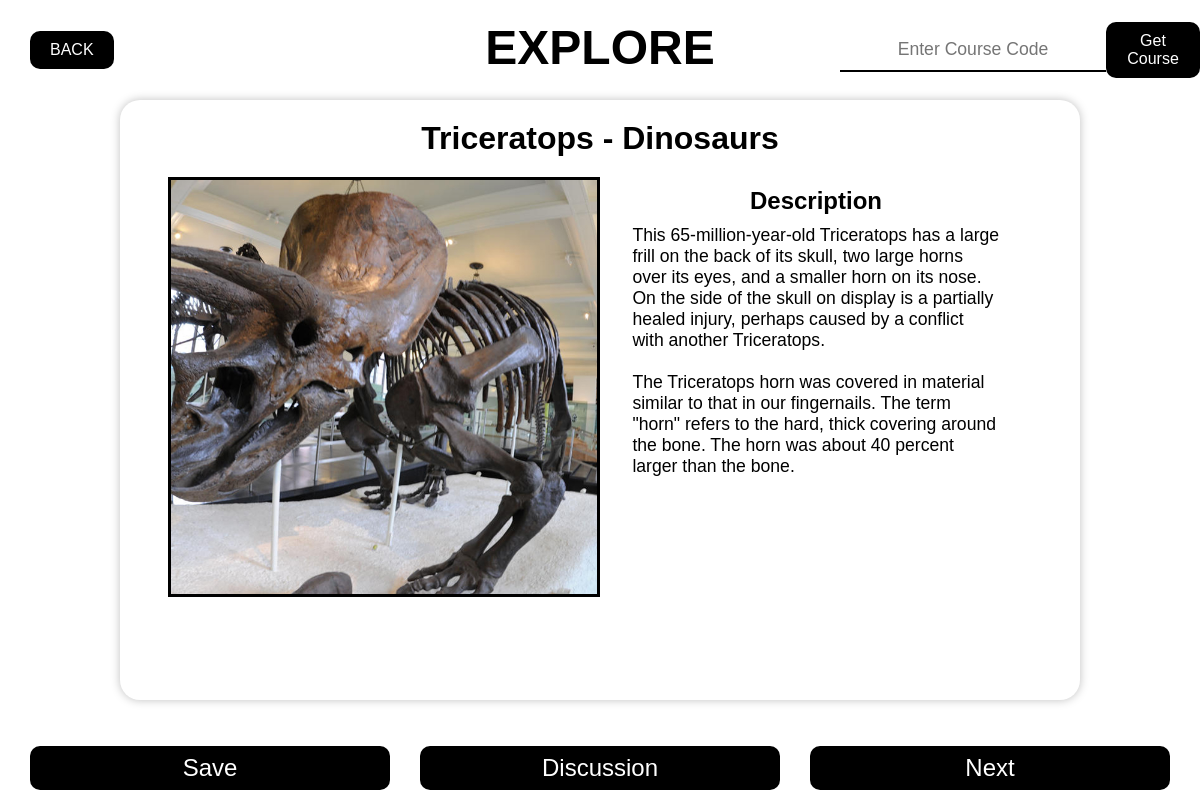
/explore, run on the app's committed database.
### backend/models.py (models this page shows)
class Item(models.Model):
    name = models.CharField(max_length=200)
    category = models.CharField(max_length=200, default="Dinosaurs")
    description = models.CharField(max_length=5000)
    description = models.TextField()
    img_url = models.URLField(null=True, blank=True)
    img = models.ImageField(null=True, upload_to='images/')
    def __str__(self):
        return f'id: {self.id}, name: {self.name}, category: {self.category}'

### backend/views.py (the view)
# urls.py: path('explore', views.explore, name="explore"),
def explore(request):
    if request.method == 'GET':
        random_id = random.randint(2, Item.objects.count())
        item = Item.objects.get(id=random_id)
        print(item)
        return render(request, "explore.html", {
            "item":item
        })
    elif request.method == 'POST':
        return HttpResponseRedirect(reverse('course', args=[request.POST["code"]]))

### backend/templates/explore.html (shortened to what this page needs)
<!DOCTYPE html>
<html>
    <head>
        <link rel="stylesheet" href="../static/style.css" type="text/css">
    </head>
    <body style="position: relative;">
        <h1 style="margin: auto; text-align: center; font-size: 3rem;" class="title">EXPLORE</h1>
        <header class="header">
            <a style="" href="../">BACK</a>
            <form class="course-code">
                <input type="text" name="code" placeholder="Enter Course Code" class="code-text">
                <button type="submit" onmouseover="courseDO(this)">Get Course</button>
            </form>
        </header>
        <main class="artifact">
            <h1>{{ item.name }} - {{ item.category }}</h1>
            <div style="height: 20px;"></div>
            <div class="artifact__content">
                <div style="background-image: url({{ item.img.url }});" class="img"></div>
                <div class="text">
                    <h3>Description</h3>
                    <p>{{ item.description | linebreaksbr }}</p>
                </div>
            </div>
            <div style="height: 20px;"></div>
        </main>
        <div class="footer">
            <a >Save</a>
            <a >Discussion</a>
            <a>Next</a>
        </div>
    </body>
</html>

### backend/static/style.css (style rules this page uses)
* { box-sizing: border-box; margin: 0; padding: 0; }
body, html { width: 100vw; height: 100%; }
body { font-family: Arial, Helvetica, sans-serif; position: relative; }
.artifact { background-color: white; border: none; width: 80%; height: 75%; position: relative; border-radius: 20px; box-shadow: 0px 0px 10px 0px #bfbfbf; margin: auto; }
.artifact > h1 { margin: auto; text-align: center; padding-top: 20px; }
.artifact__content { width: 90%; display: flex; flex-direction: row; align-items: stretch; height: 70%; margin: auto; }
.artifact__content > div { width: 50%; }
.artifact__content > .text { overflow: scroll; }
.artifact__content > .text > p { width: 85%; margin: auto; margin-top: 10px; font-size: 1.1rem; }
.artifact__content > .text > h3 { margin: auto; text-align: center; font-size: 1.5rem; margin-top: 10px; }
.artifact__content > .img { background-size: cover; background-position: center; border: solid 3px black; }
.course-code { height: fit-content; width: 30%; border-radius: 20px; background-color: white; display: flex; flex-direction: row; align-items: center; justify-content: flex-end; }
.course-code > input { border: none; border-bottom: solid 2px black; padding: 10px 20px; font-size: 1.1rem; display: block; margin: auto; text-align: center; }
.course-code > button { background-color: black; color: white; padding: 10px 20px; margin-top: 20px; border: none; font-size: 1rem; display: block; margin: auto; margin-top: 20px; border-radius: 10px; margin-bottom: 20px; }
.header { display: flex; flex-direction: row; justify-content: space-between; align-items: center; height: 100px; align-content: center; }
.header > a { text-decoration: none; display: block; background-color: black; font-size: 1rem; padding: 10px 20px; margin-left: 30px; color: white; border-radius: 10px; }
.footer { margin-bottom: 0; display: flex; width: 100%; justify-content: space-evenly; align-items: center; position: absolute; bottom: 10px; height: fit-content; }
.footer > a { width: 30%; display: block; text-align: center; background-color: black; color: white; text-decoration: none; border-radius: 10px; padding: 8px 0px; font-size: 1.5rem; }

### backend/templates/explore.html (style rules this page uses)
.title { position: absolute; margin: auto; text-align: center; top: 20px; left: 50%; transform: translateX(-50%); }

### data on the page
Item: name "Triceratops", category "Dinosaurs", img (picture), description "This 65-million-year-old Triceratops has a large frill on the back of its skull, two large horns over its eyes, and a smaller horn on its nose. On the side of the skull on display is a partially healed injury, perhaps caused by a conflict with another Triceratops. The Triceratops horn was covered in material similar to that in our fingernails. The term \"horn\" refers to the hard, thick covering around the bone. The horn was about 40 percent larger than the bone."
